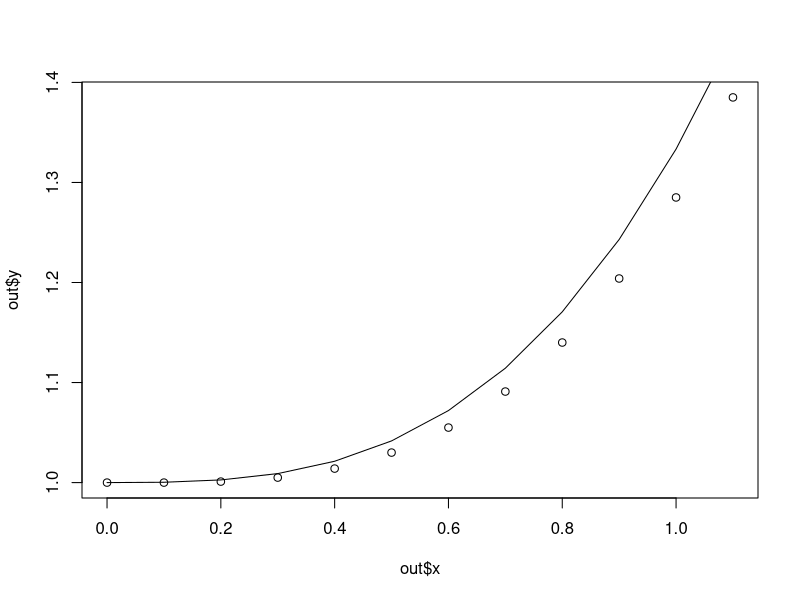
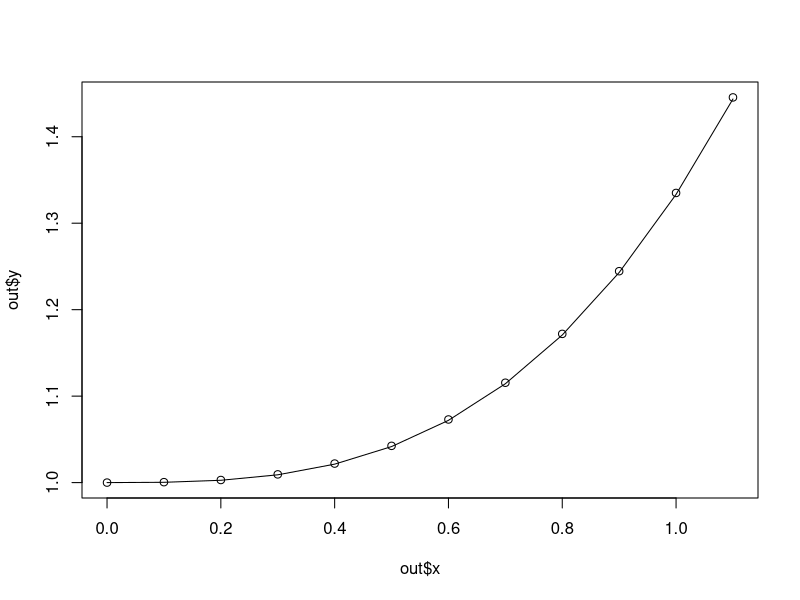
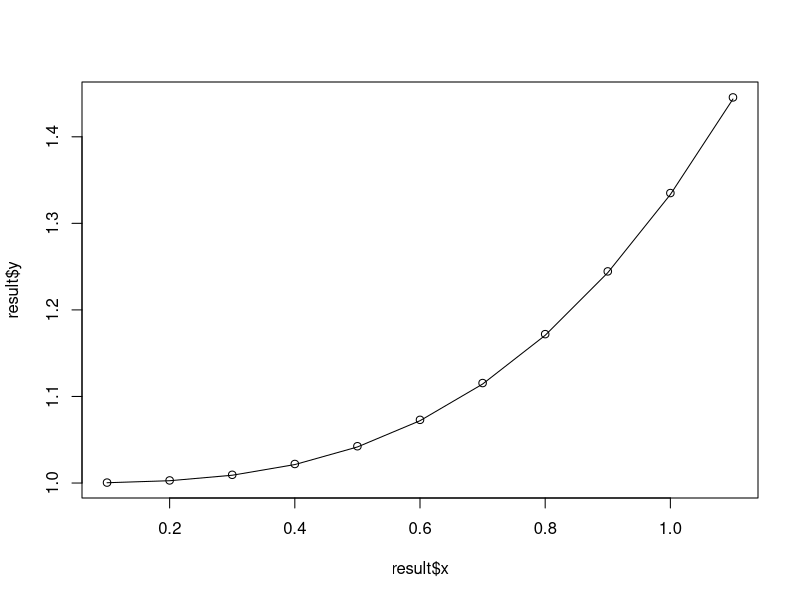

Source code (R) for these figures, in order:
MyEuler <- function(f, x0, xN, y0, dx =(xN-x0)/10){
#dx =  h trong ct Euler tinh bang cach lay diem bat dau truc X la x0 chia cho den xN
#N la so buoc va day chon la 10 tuc la tu 0 den 10  
  xi <- c()
  yi <- c()
  i <- 1
  xi[1] <- x0
  yi[1] <- y0
  while (xi[i] < xN){
    xi[i+1] <- xi[i] + dx #tinh xi tiep theo bang cach cong xi trc do vs h (dx)
    yi[i+1] <- yi[i] + f(xi[i], yi[i])*dx #ct Euler
    i <- i + 1
  }
  return(data.frame(x = xi, y=yi))
}
f <- function(x,y) {
  return(x^2) #noi viet phuong trinh
}
x0 <- 0
xN <- 1
y0 <- 1
out <- MyEuler(f, x0, xN, y0)
print(out)
plot(out$x, out$y)
lines(out$x, out$x^3/3+1)
#plot(out$x, out$y)
#xi <- seq(0,1, by= 0.01)
#yi <- (xi^3)/3 + 1
#lines(xi,yi)

#doan code cai tien euler
MyEulerImpr <- function(f, x0, xN, y0, dx = (xN-x0)/10)
{
  xi <- c()
  yi <- c()
  i <- 1
  xi[1] <- x0
  yi[1] <- y0
  while (xi[i] < xN){
    xi[i+1] <- xi[i] + dx
    f_start <- f(xi[i], yi[i])
    yi[i+1] <- yi[i] + f_start*dx
    f_end <- f(xi[i+1], yi[i+1])
    yi[i+1] <- yi[i] + (f_start + f_end)/2*dx
    f_err <- 1
    # lặp lại bước tính đạo hàm tại điểm cuối nhiều lần
    # cho đến khi sai số giữa đạo hàm tại điểm cuối mới và cũ < giá trị nào đó
    # i là số lần lặp đến khi hội tụ
    while (f_err > 1e-9){
      f_end_2 <- f(xi[i+1], yi[i+1])
      yi[i+1] <- yi[i] + (f_start + f_end_2)/2*dx
      f_err <- abs(f_end_2 - f_end)
      f_end <- f_end_2
    }
    i <- i+1
  }
  return(data.frame(x=xi, y=yi))
}

f <- function(x, y) {
  return(x^2)
}

x0 <- 0
xN <- 1
y0 <- 1
out <- MyEulerImpr(f, x0, xN, y0)
print(out)
plot(out$x, out$y)
lines(out$x, out$x^3/3+1)
#data.frame(out, Sol = exp(out$x^2/2), Err = exp(out$x^2/2) - out$y, ErrRel = (exp(out$x^2/2) - out$y)/exp(out$x^2/2))

#phuong phap euler cai tien (phuong phap Heun )
ImprovedEuler <- function(f, x0, xN, y0, h =(xN-x0)/10) {
  # Initialize the vectors for x and y values
  x <- c()
  y <- c()
  
  
  xi <- x0
  yi <- y0
  while (xi < xN) {
    k1 <- f(xi, yi)
    y_pred <- yi + h * k1 #yi + 1
    k2 <- f(xi + h, y_pred) #xi + 1, yi + 1
    
    yi <- yi + (h / 2) * (k1 + k2) #ct 
    xi <- xi + h
    
    # Append new xi and yi to the vectors
    x <- c(x, xi) 
    y <- c(y, yi)
  
  }
  return(data.frame(x = x, y = y))
}
f <- function(x, y) {
  return(x^2)
}
x0 <- 0
xN <- 1
y0 <- 1

result <- ImprovedEuler(f, x0, xN, y0)
print(result)

plot(result$x, result$y)
lines(result$x, (result$x^3)/3 + 1)
